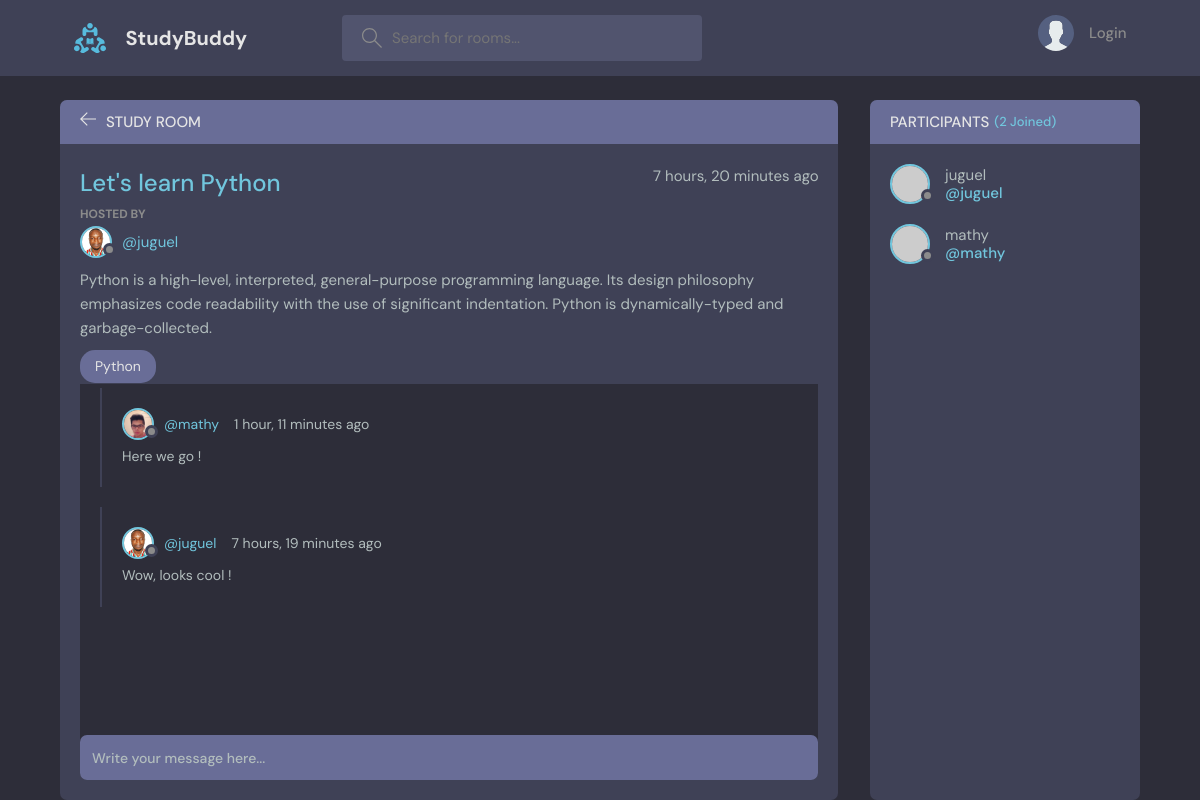
The page /room/1/ on the database its author committed.
### base_app/models.py (models this page shows, shortened)
class Room(models.Model):
    host = models.ForeignKey(User, on_delete=models.SET_NULL, null= True)
    topic = models.ForeignKey(Topic, on_delete=models.SET_NULL, null= True)
    name = models.CharField(max_length=200)
    description = models.TextField(null=True, blank=True)
    participants = models.ManyToManyField(User, related_name='participants', blank=True )
    updated_date = models.DateTimeField(auto_now=True)
    created_date = models.DateTimeField(auto_now_add=True)
    class Meta:
        ordering = ['-updated_date', '-created_date']

class User(AbstractUser):
    name = models.CharField(max_length=200, null=True)
    email = models.EmailField(unique=True, null=True)
    bio = models.TextField(null=True)
    avatar = models.ImageField(null=True, default="avatar.svg")
    USERNAME_FIELD = 'email' # shift the username to email
    REQUIRED_FIELDS = []

class Topic(models.Model):
    name = models.CharField(max_length=200)
    def __str__(self):
        return self.name

class Message(models.Model):
    user = models.ForeignKey(User, on_delete=models.CASCADE) # oneTomany
    room = models.ForeignKey(Room, on_delete=models.CASCADE) # When room get deleted, also the msgs
    body = models.TextField()
    updated_date = models.DateTimeField(auto_now=True)
    created_date = models.DateTimeField(auto_now_add=True)
    class Meta:
        ordering = ['-updated_date', '-created_date']

### base_app/views.py (the view, shortened to what this page needs)
# urls.py: path('room/<str:pk>/', views.room, name="room"),
def room(request, pk):
    room = Room.objects.get(id=pk) # get a single object/room that matchs the attrib
    room_messages = room.message_set.all()
    participants = room.participants.all()
    context = {'room' : room, 'room_messages': room_messages, 'participants': participants }
    return render(request, 'base_app/room.html', context)

### base_app/templates/base_app/room.html (shortened to what this page needs)
{% extends 'base_app/base.html' %}
{% block content %}
<main class="profile-page layout layout--2">
  <div class="container">
    <div class="room">
      <div class="room__top">
        <div class="room__topLeft">
          <a href="{% url 'home' %}">
            <svg version="1.1" xmlns="http://www.w3.org/2000/svg" width="32" height="32" viewBox="0 0 32 32">
              <title>arrow-left</title>
              <path
                d="M13.723 2.286l-13.723 13.714 13.719 13.714 1.616-1.611-10.96-10.96h27.625v-2.286h-27.625l10.965-10.965-1.616-1.607z"
              ></path>
            </svg>
          </a>
          <h3>Study Room</h3>
        </div>
      </div>
      <div class="room__box scroll">
        <div class="room__header scroll">
          <div class="room__info">
            <h3>{{room.name}}</h3>
            <span>{{room.created_date|timesince}} ago</span>
          </div>
          <div class="room__hosted">
            <p>Hosted By</p>
            <a href="{% url 'user-profile' room.host.id %}" class="room__author">
              <div class="avatar avatar--small">
                <img src="{{room.host.avatar.url}}" />
              </div>
              <span>@{{room.host.username}}</span>
            </a>
          </div>
          <div class="room__details">
            {{room.description}}
          </div>
          <span class="room__topics">{{room.topic}}</span>
        </div>
        <div class="room__conversation">
          <div class="threads scroll">
            {% for message in room_messages %}
            <div class="thread">
              <div class="thread__top">
                <div class="thread__author">
                  <a href="{% url 'user-profile' message.user.id %}" class="thread__authorInfo">
                    <div class="avatar avatar--small">
                      <img src="{{message.user.avatar.url}}" />
                    </div>
                    <span>@{{message.user.username}}</span>
                  </a>
                  <span class="thread__date">{{message.created_date|timesince}} ago</span>
                </div>
              </div>
              <div class="thread__details">
                {{message.body}}
              </div>
            </div>
            {% endfor %}
          </div>
        </div>
      </div>
      <div class="room__message">
        <form action="" method="POST">
          <input name="body" placeholder="Write your message here..." /></form>
      </div>
    </div>
    <div class="participants">
      <h3 class="participants__top">Participants <span>({{participants.count}} Joined)</span></h3>
      <div class="participants__list scroll">
        {% for user in participants %}
        <a href="{% url 'user-profile' user.id %}" class="participant">
          <div class="avatar avatar--medium">
            <img src="https://randomuser.me/api/portraits/men/37.jpg" />
          </div>
          <p>
            {{user.username}}
            <span>@{{user.username}}</span>
          </p>
        </a>
        {% endfor %}
      </div>
    </div>
  </div>
</main>
{% endblock content %}

### rows shown on the page
Room: name "Let's learn Python", created_date "7 hours, 20 minutes", host.avatar (picture), host.username "juguel", description "Python is a high-level, interpreted, general-purpose programming language. Its design philosophy emphasizes code readability with the use of significant indentation. Python is dynamically-typed and garbage-collected.", topic "Python"
Message: user.avatar (picture), user.username "mathy", created_date "1 hour, 11 minutes", body "Here we go !"
Message: user.avatar (picture), user.username "juguel", created_date "7 hours, 19 minutes", body "Wow, looks cool !"
User: username "juguel"
User: username "mathy"

### other values the page prints
{{ participants.count }} "2"
